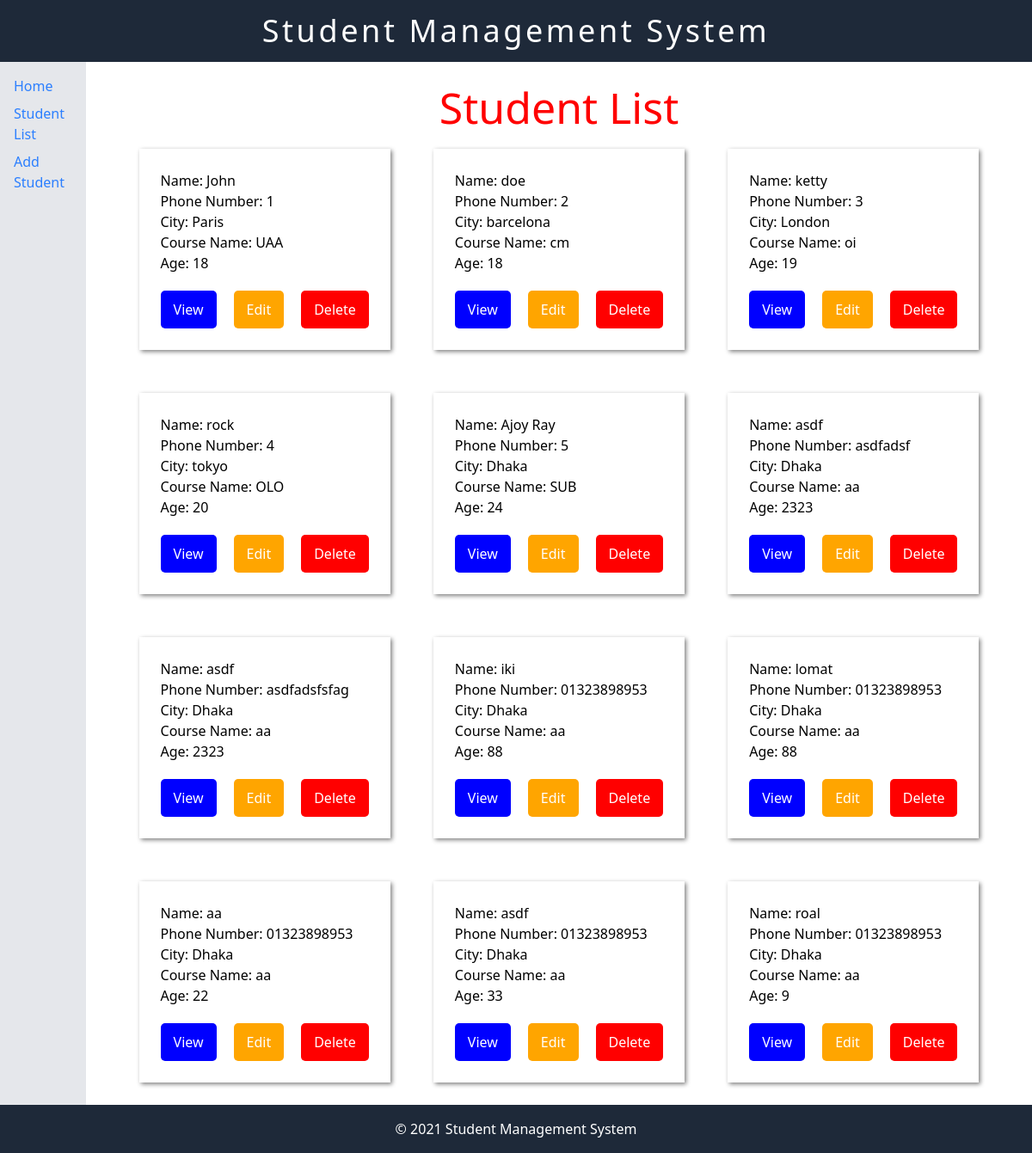
Page /student_list on the earlier database version.
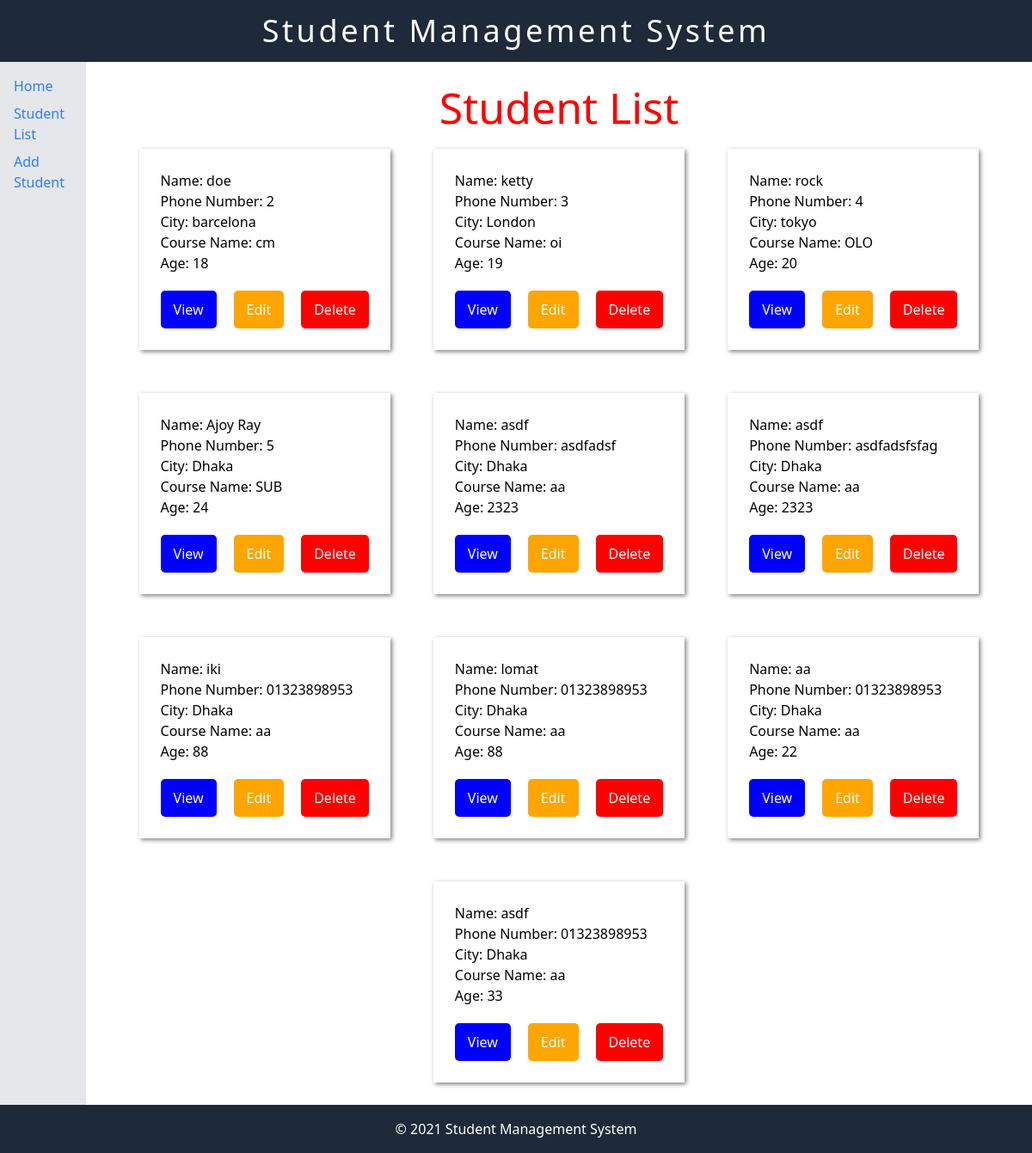
Same page on the later database version.
### students/models.py (models this page shows, shortened)
class Student(models.Model):
    student_name = models.CharField(max_length=100)
    student_phone_number = models.CharField(max_length=12)
    student_email = models.EmailField()
    student_city = models.CharField(max_length=100)
    student_course = models.CharField(max_length=100)
    student_age = models.IntegerField()

### students/views.py (the view)
# urls.py: path('student_list', student_list, name='student_list'),
def student_list(request):
    students = Student.objects.all()
    return render(request, "student_list.html" ,{'students': students})

### students/templates/student_list.html (shortened to what this page needs)
{% extends "base.html" %}
{% load static %}
{% block head %}
<link rel="stylesheet" href="{% static 'student_list.css' %}" />
{% endblock %}
{% block content %}
<h1>Student List</h1>
<ul class="student-list">
  {% for student in students %}
  <li class="student">
    Name: {{ student.student_name }} <br />
    Phone Number: {{ student.student_phone_number }} <br />
    City: {{ student.student_city }} <br />
    Course Name: {{ student.student_course }} <br />
    Age: {{ student.student_age }} <br />
    <div class="student-buttons">
      <a href="{% url 'view_student' student.id %}" style="background-color: blue;">View</a>
      <a href="{% url 'edit_student' student.id %}" style="background-color: orange;">Edit</a>
      <a href="{% url 'delete_student' student.id %}" style="background-color: red;">Delete</a>
    </div>
  </li>
  {% endfor %}
</ul>
{% endblock %}

Differences in the rows shown:
removed Student: student_name "John", student_phone_number "1", student_city "Paris", student_course "UAA", student_age "18"
removed Student: student_name "roal", student_phone_number "01323898953", student_city "Dhaka", student_course "aa", student_age "9"
